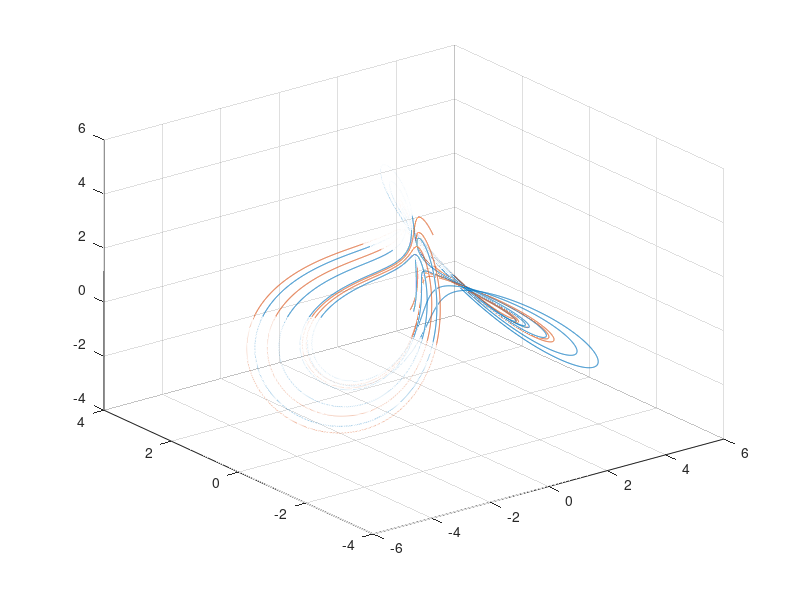

Source code (MATLAB):
clear all;
close all;
h=0.001;x1=0.1;x11=0.1;x2=0.1;x22=0.2;x3=0.1;x33=0.1;t(1)=0;n=1;v=0.5;a=0.4;
y(:,1)=[0.1;0.1;0.1];
y1(:,1)=[0.1;0.2;0.1];
for k=1:40000
 k1=h*(-v*x1+2*x2);
 m1=h*(-v*x2+(x3-a)*x1);
 r1=h*(1-x1*x2);
 k2=h*(-v*(x1+(k1/2))+2*(x2+m1/2));
 m2=h*(-v*(x2+(m1/2))+((x3+(r1/2))-a)*(x1+(k1/2)));
 r2=h*(1-(x1+(k1/2))*(x2+(m1/2)));
 k3=h*(-v*(x1+(k2/2))+2*(x2+m2/2));
 m3=h*(-v*(x2+(m2/2))+((x3+(r2/2))-a)*(x1+(k2/2)));
 r3=h*(1-(x1+(k2/2))*(x2+(m2/2)));
 k4=h*(-v*(x1+(k3))+2*(x2+m3));
 m4=h*(-v*(x2+(m3))+((x3+(r3))-a)*(x1+(k3)));
 r4=h*(1-(x1+(k3))*(x2+(m3)));
 x1=x1+(1/6)*(k1+2*k2+2*k3+k4);
 x2=x2+(1/6)*(m1+2*m2+2*m3+m4);
 x3=x3+(1/6)*(r1+2*r2+2*r3+r4);

 k11=h*(-v*x11+2*x22);
 m11=h*(-v*x22+(x33-a)*x11);
 r11=h*(1-x11*x22);
 k22=h*(-v*(x11+(k11/2))+2*(x22+m11/2));
 m22=h*(-v*(x22+(m11/2))+((x33+(r11/2))-a)*(x11+(k11/2)));
 r22=h*(1-(x11+(k11/2))*(x22+(m11/2)));
 k33=h*(-v*(x11+(k22/2))+2*(x22+m22/2));
 m33=h*(-v*(x22+(m22/2))+((x33+(r22/2))-a)*(x11+(k22/2)));
 r33=h*(1-(x11+(k22/2))*(x22+(m22/2)));
 k44=h*(-v*(x11+(k33))+2*(x22+m33));
 m44=h*(-v*(x22+(m33))+((x33+(r33))-a)*(x11+(k33)));
 r44=h*(1-(x11+(k33))*(x22+(m33)));
 x11=x11+(1/6)*(k11+2*k22+2*k33+k44);
 x22=x22+(1/6)*(m11+2*m22+2*m33+m44);
 x33=x33+(1/6)*(r11+2*r22+2*r33+r44);

 n=n+1;
 t(n)=(n-1)*h;
 y(:,n)=[x1,x2,x3];
 y1(:,n)=[x11,x22,x33];
end
plot3(y(1,:),y(2,:),y(3,:),y1(1,:),y1(2,:),y1(3,:))
grid
